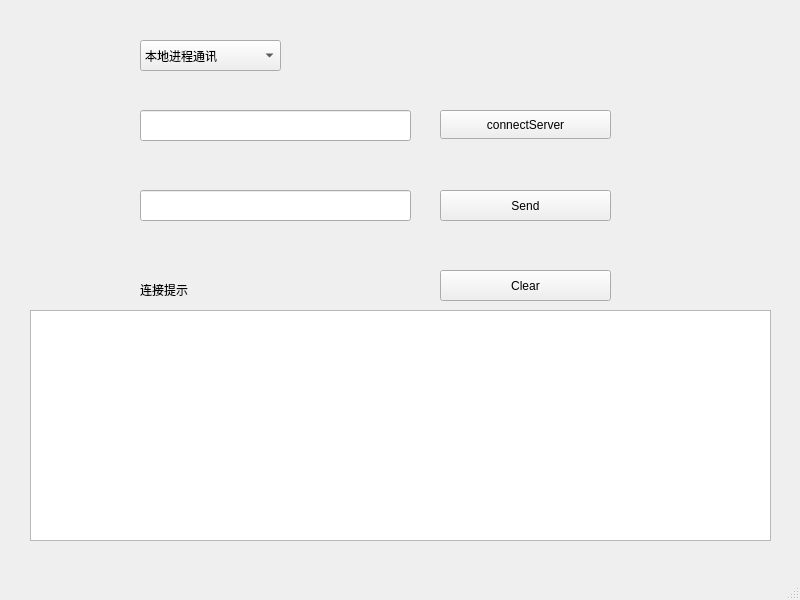
<?xml version="1.0" encoding="UTF-8"?>
<ui version="4.0">
 <class>MainWindow</class>
 <widget class="QMainWindow" name="MainWindow">
  <property name="geometry">
   <rect>
    <x>0</x>
    <y>0</y>
    <width>800</width>
    <height>600</height>
   </rect>
  </property>
  <property name="windowTitle">
   <string>MainWindow</string>
  </property>
  <widget class="QWidget" name="centralwidget">
   <widget class="QLineEdit" name="address">
    <property name="geometry">
     <rect>
      <x>140</x>
      <y>110</y>
      <width>271</width>
      <height>31</height>
     </rect>
    </property>
   </widget>
   <widget class="QPushButton" name="connectServer">
    <property name="geometry">
     <rect>
      <x>440</x>
      <y>110</y>
      <width>171</width>
      <height>29</height>
     </rect>
    </property>
    <property name="text">
     <string>connectServer</string>
    </property>
   </widget>
   <widget class="QLineEdit" name="txt_send">
    <property name="geometry">
     <rect>
      <x>140</x>
      <y>190</y>
      <width>271</width>
      <height>31</height>
     </rect>
    </property>
   </widget>
   <widget class="QPushButton" name="send">
    <property name="geometry">
     <rect>
      <x>440</x>
      <y>190</y>
      <width>171</width>
      <height>31</height>
     </rect>
    </property>
    <property name="text">
     <string>Send</string>
    </property>
   </widget>
   <widget class="QLabel" name="label">
    <property name="geometry">
     <rect>
      <x>140</x>
      <y>280</y>
      <width>69</width>
      <height>20</height>
     </rect>
    </property>
    <property name="text">
     <string>连接提示</string>
    </property>
   </widget>
   <widget class="QPushButton" name="clear">
    <property name="geometry">
     <rect>
      <x>440</x>
      <y>270</y>
      <width>171</width>
      <height>31</height>
     </rect>
    </property>
    <property name="text">
     <string>Clear</string>
    </property>
   </widget>
   <widget class="QListWidget" name="listWidget">
    <property name="geometry">
     <rect>
      <x>30</x>
      <y>310</y>
      <width>741</width>
      <height>231</height>
     </rect>
    </property>
   </widget>
   <widget class="QComboBox" name="comboBox">
    <property name="geometry">
     <rect>
      <x>140</x>
      <y>40</y>
      <width>141</width>
      <height>31</height>
     </rect>
    </property>
    <item>
     <property name="text">
      <string>本地进程通讯</string>
     </property>
    </item>
    <item>
     <property name="text">
      <string>本地网络通讯</string>
     </property>
    </item>
   </widget>
  </widget>
  <widget class="QMenuBar" name="menubar">
   <property name="geometry">
    <rect>
     <x>0</x>
     <y>0</y>
     <width>800</width>
     <height>25</height>
    </rect>
   </property>
  </widget>
  <widget class="QStatusBar" name="statusbar"/>
 </widget>
 <resources/>
 <connections/>
</ui>
